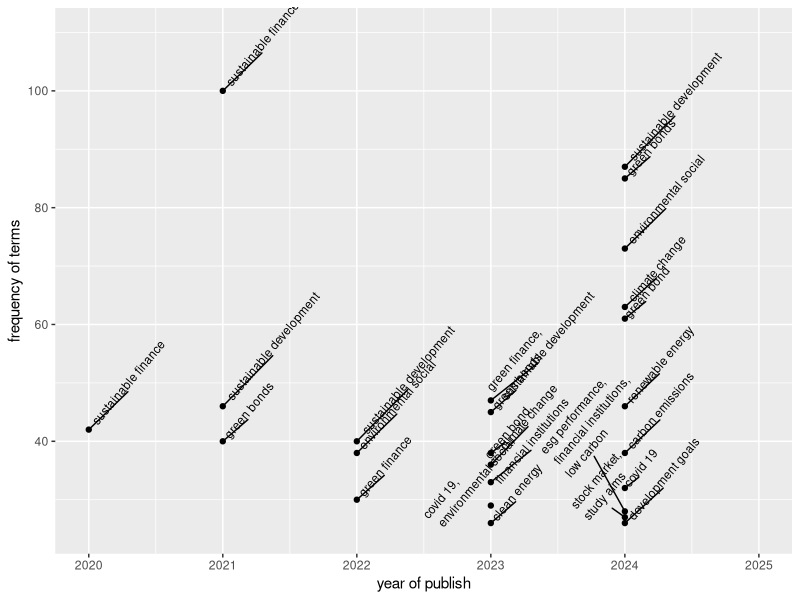

The R source for this figure:
library('readxl')
library('dplyr')
library(tidytext)
library(tidyr)
library(ggplot2)
library(ggrepel)

# 1. gather data
#    collect production_year, title and abstract from each documents
data = read_excel("data/clean_data_final.xlsx")
text_data <- data %>% mutate(text= paste(AB, TI)) %>% select('MYSQL_ID', 'PY','text')
head(text_data) #check data


# 2. data processing
#    separate words in TITLE and Abstract of each document
#    as bigrams (i.e. terms with two words) 
#    and filter out those empty strings 
text_bigram <- text_data %>%
  unnest_tokens(bigram, text, token = "ngrams", n=2) %>%
  filter(!is.na(bigram))
text_bigram #check data

#    group bigrams by publication_year
#    and count the frequency of same bigrams within one publication_year
text_bigram %>% 
  group_by(PY) %>%
  count(bigram, sort = TRUE, .drop = FALSE) 


# 3. data cleaning 
#    seperate the bigram into words,
#    check for each word and remove meaningless words (eg. a, the, of ...)
bigrams_separated <- text_bigram %>%
  separate(bigram, c("word1", "word2"), sep = " ")

bigrams_filtered <- bigrams_separated %>%
  filter(!word1 %in% stop_words$word) %>%
  filter(!word2 %in% stop_words$word)

# 4. term frequency
#    group bigrams by frequency 
bigram_counts <- bigrams_filtered %>% 
  count(word1, word2, sort = TRUE)
bigram_counts
#    then group by year 
bigrams_united <- bigrams_filtered %>%   
  unite(bigram, word1, word2, sep = " ") %>% 
  group_by(PY) %>%
  count(bigram, sort = TRUE, .drop = FALSE)

bigrams_united # check data

# removing some irrelevant terms by human 
remove_terms <- c('based investing','bibliometric analysis','content analysis','design methodology','economic development','esg data','eu sustainable','faith based','finance research','financial knowledge','findings reveal','future research','governance esg','green financial','inclusive growth','investment decisions','literature review','methodology approachthe','national development','paper aims','practical implications','promoting sustainable','rights reserved','study contributes','study examines','study investigates','sustainable financial','valuable insights')


# 5. ploting

p <- 
  bigrams_united %>% 
  filter(n > 10) %>% 
  filter(! bigram %in% remove_terms) %>% 
  group_by(PY,n) %>%
  summarise(combined_words=paste(bigram,collapse=",\n")) %>%
  ggplot( aes(PY, n, label=combined_words))


p +labs(y="frequency of terms", x="year of publish") +geom_point() + geom_text_repel(
  hjust=-0.05, 
  min.segment.length=0.5,
  #segment.colour=NA,
  force_pull = 5,
  position = "identity", 
  max.time = 1,
  max.iter = 10000,
  max.overlaps = getOption("ggrepel.max.overlaps", default = 10),
  size=3, 
  angle=50,
  arrow = NULL
  
) + ylim(25,110)+ xlim(c(2020,2025)) 
